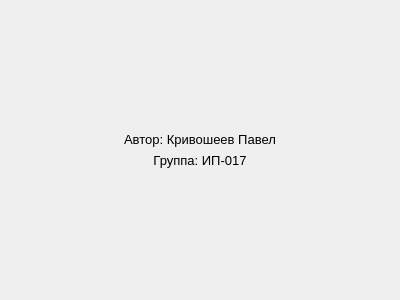
<?xml version="1.0" encoding="UTF-8"?>
<ui version="4.0">
 <class>Dialog</class>
 <widget class="QDialog" name="Dialog">
  <property name="geometry">
   <rect>
    <x>0</x>
    <y>0</y>
    <width>400</width>
    <height>300</height>
   </rect>
  </property>
  <property name="windowTitle">
   <string>Автор</string>
  </property>
  <layout class="QGridLayout" name="gridLayout">
   <item row="0" column="0">
    <layout class="QVBoxLayout" name="verticalLayout">
     <item>
      <spacer name="verticalSpacer">
       <property name="orientation">
        <enum>Qt::Vertical</enum>
       </property>
       <property name="sizeHint" stdset="0">
        <size>
         <width>20</width>
         <height>40</height>
        </size>
       </property>
      </spacer>
     </item>
     <item>
      <widget class="QLabel" name="label">
       <property name="font">
        <font>
         <pointsize>10</pointsize>
        </font>
       </property>
       <property name="text">
        <string>Автор: Кривошеев Павел</string>
       </property>
       <property name="alignment">
        <set>Qt::AlignCenter</set>
       </property>
      </widget>
     </item>
     <item>
      <widget class="QLabel" name="label_2">
       <property name="font">
        <font>
         <pointsize>10</pointsize>
        </font>
       </property>
       <property name="text">
        <string>Группа: ИП-017</string>
       </property>
       <property name="alignment">
        <set>Qt::AlignCenter</set>
       </property>
      </widget>
     </item>
     <item>
      <spacer name="verticalSpacer_2">
       <property name="orientation">
        <enum>Qt::Vertical</enum>
       </property>
       <property name="sizeHint" stdset="0">
        <size>
         <width>20</width>
         <height>40</height>
        </size>
       </property>
      </spacer>
     </item>
    </layout>
   </item>
  </layout>
 </widget>
 <resources/>
 <connections/>
</ui>
